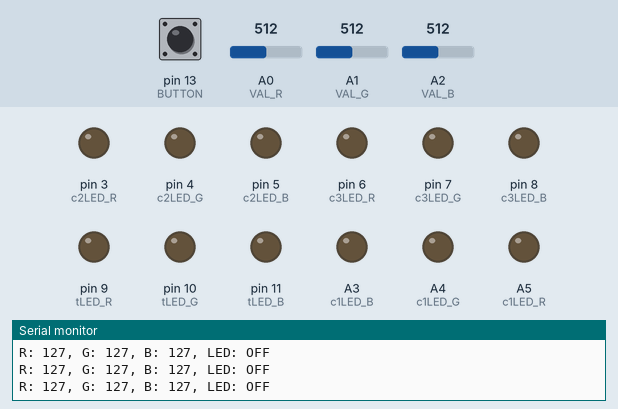
Simulated run of this sketch. Board: Arduino Uno, built with avr-gcc and run on an emulated ATmega328P. Shown: output pins drawn as LEDs (lit = HIGH), the last lines printed to the serial monitor. Inputs (shaded band) come from the test bench; at power-on: pin 13 (BUTTON) HIGH, A0 (VAL_R) = 512, A1 (VAL_G) = 512, A2 (VAL_B) = 512.

Above: at 1.2 s.
1.3 s: pin 13 (BUTTON) pulled LOW for 0.15 s
At 2.4 s:
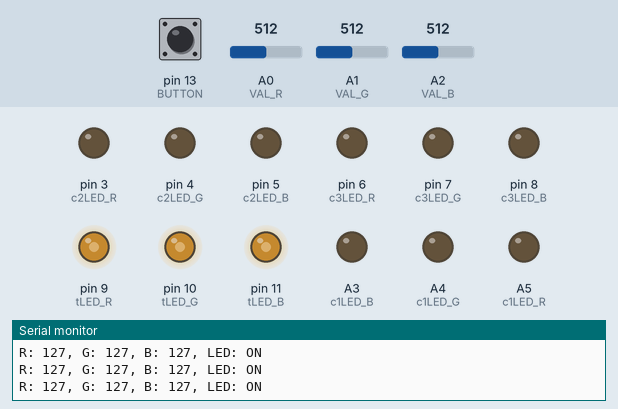
2.9 s: A0 (VAL_R) set to 122
At 3.4 s:
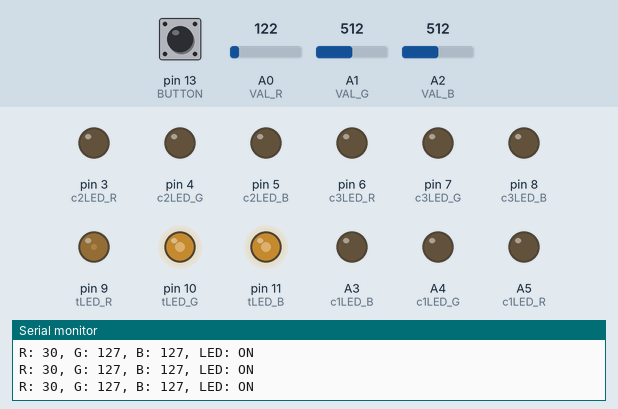
4.4 s: A1 (VAL_G) set to 514
At 5.6 s:
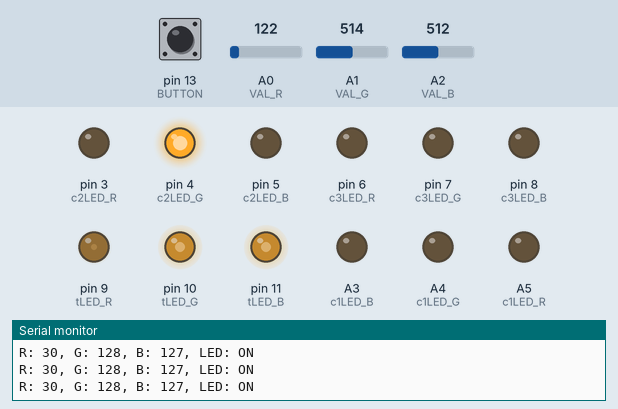
5.9 s: A2 (VAL_B) set to 122
At 6.6 s:
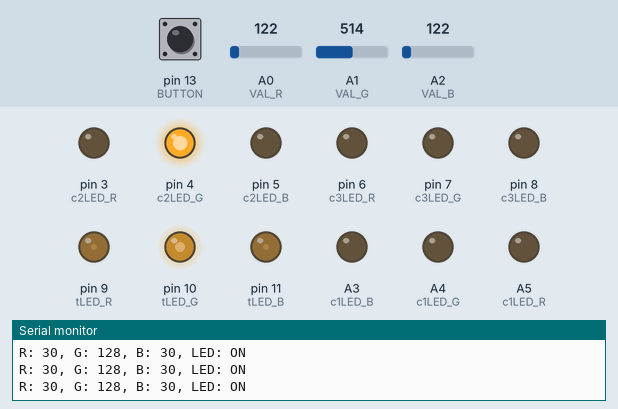
7.4 s: A0 (VAL_R) set to 0
At 8.3 s:
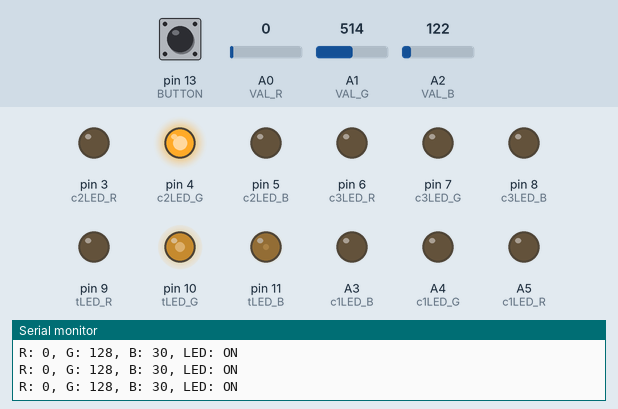
8.9 s: A2 (VAL_B) set to 0
At 9.3 s:
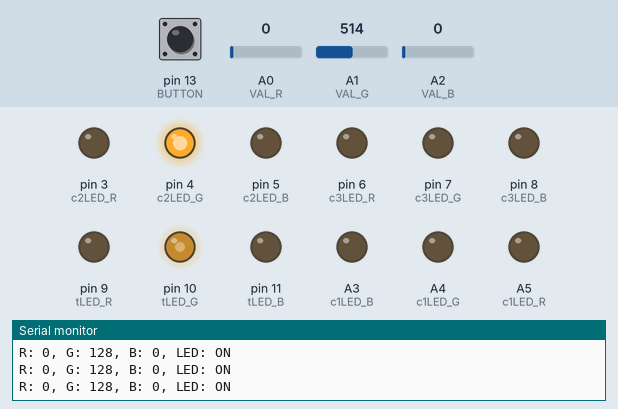
Timing chart, 0 to 11.4 s (numbered marks = the images above; inputs shaded):
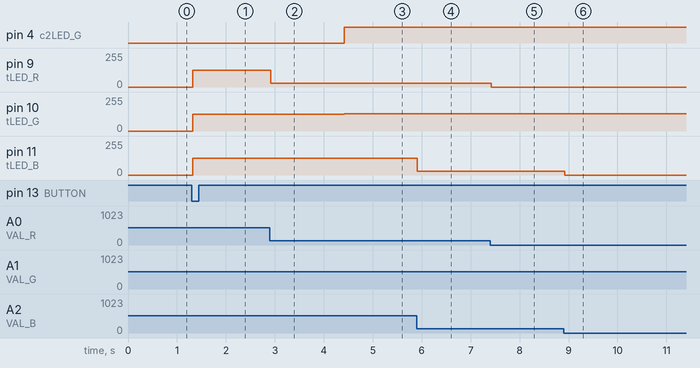

The sketch:

sketch_may28a.ino
```cpp
// RGB LED 가변저항 제어 코드
// 가변저항 3개로 RGB 값을 조절하고 버튼으로 LED 켜기

// 핀 정의
const int VAL_R = A0;    // R값을 위한 가변저항
const int VAL_G = A1;    // G값을 위한 가변저항
const int VAL_B = A2;    // B값을 위한 가변저항

const int c1LED_R = A5;     // R 제어용 RGB LED의 R핀
const int c1LED_G = A4;    // R 제어용RGB LED의 G핀
const int c1LED_B = A3;    // R 제어용RGB LED의 B핀

const int c2LED_R = 3;     // G 제어용 RGB LED의 R핀
const int c2LED_G = 4;    // G 제어용 RGB LED의 G핀
const int c2LED_B = 5;    // G 제어용 RGB LED의 B핀

const int c3LED_R = 6;     // B 제어용 RGB LED의 R핀
const int c3LED_G = 7;    // B 제어용 RGB LED의 G핀
const int c3LED_B = 8;    // B 제어용 RGB LED의 B핀

const int tLED_R = 9;     // 조색 RGB LED의 R핀
const int tLED_G = 10;    // 조색 RGB LED의 G핀
const int tLED_B = 11;    // 조색 RGB LED의 B핀

const int BUTTON = 13;   // 조색 버튼 핀

// 변수 정의
int redValue = 0; // R
int greenValue = 0; // G
int blueValue = 0; // B

int ctrl1r = 0; // R 제어용 LED
int ctrl1g = 0;
int ctrl1b = 0;
int ctrl2r = 0; // G 제어용 LED
int ctrl2g = 0;
int ctrl2b = 0;
int ctrl3r = 0; // B 제어용 LED
int ctrl3g = 0;
int ctrl3b = 0;
bool buttonPressed = false;
bool lastButtonState = false;
bool ledOn = false;

void setup() {
  // 핀 모드 설정
  pinMode(tLED_R, OUTPUT);
  pinMode(tLED_G, OUTPUT);
  pinMode(tLED_B, OUTPUT);
  pinMode(c1LED_R, OUTPUT); // R ctrl
  pinMode(c1LED_G, OUTPUT);
  pinMode(c1LED_B, OUTPUT);
  pinMode(c2LED_R, OUTPUT); // G ctrl
  pinMode(c2LED_G, OUTPUT);
  pinMode(c2LED_B, OUTPUT);
  pinMode(c3LED_R, OUTPUT); // B ctrl
  pinMode(c3LED_G, OUTPUT);
  pinMode(c3LED_B, OUTPUT);
  pinMode(BUTTON, INPUT_PULLUP);  // 내부 풀업 저항 사용

  // (디버깅)시리얼 통신 시작
  Serial.begin(9600);

  // LED 초기화
  analogWrite(tLED_R, 0); // TOTAL
  analogWrite(tLED_G, 0);
  analogWrite(tLED_B, 0);
  analogWrite(c1LED_R, 0); // R ctrl
  analogWrite(c1LED_G, 0);
  analogWrite(c1LED_B, 0);
  analogWrite(c2LED_R, 0); // G ctrl
  analogWrite(c2LED_G, 0);
  analogWrite(c2LED_B, 0);
  analogWrite(c3LED_R, 0); // B ctrl
  analogWrite(c3LED_G, 0);
  analogWrite(c3LED_B, 0);
}

void loop() {
  // 가변저항 값 읽기 (0-1023)
  int potR = analogRead(VAL_R);
  int potG = analogRead(VAL_G);
  int potB = analogRead(VAL_B);

  // 0-1023 값을 0-255 값으로 변환 (PWM 범위)
  redValue = map(potR, 0, 1023, 0, 255);
  greenValue = map(potG, 0, 1023, 0, 255);
  blueValue = map(potB, 0, 1023, 0, 255);

  analogWrite(c1LED_R, redValue);
  analogWrite(c2LED_G, greenValue);
  analogWrite(c3LED_B, blueValue);

  // 버튼 상태 읽기 (풀업 저항 사용으로 LOW가 눌린 상태)
  bool currentButtonState = digitalRead(BUTTON);

  // 버튼이 눌렸을 때 (falling edge 감지)
  if (lastButtonState == HIGH && currentButtonState == LOW) {
    ledOn = !ledOn;  // LED 상태 토글
    delay(25);       // 디바운싱
  }

  lastButtonState = currentButtonState;

  // LED 제어
  if (ledOn) {
    // 버튼이 눌려있을 때 조합된 RGB 값으로 LED 켜기
    analogWrite(tLED_R, redValue);
    analogWrite(tLED_G, greenValue);
    analogWrite(tLED_B, blueValue);

  } else {
    // 버튼이 안 눌려있을 때 LED 끄기
    analogWrite(tLED_R, 0);
    analogWrite(tLED_G, 0);
    analogWrite(tLED_B, 0);
  }

  // 시리얼 모니터로 현재 값 출력 (디버깅용)
  Serial.print("R: ");
  Serial.print(redValue);
  Serial.print(", G: ");
  Serial.print(greenValue);
  Serial.print(", B: ");
  Serial.print(blueValue);
  Serial.print(", LED: ");
  Serial.println(ledOn ? "ON" : "OFF");

  delay(25);  // 안정성을 위한 딜레이
}
```

Measured:
- the behaviour switches between 513 and 514 on A1 (VAL_G) (found by bisection; images 2 and 3)
- after the input at 1.3 s, pin 9 (tLED_R), pin 10 (tLED_G), pin 11 (tLED_B): 0/255 → 127/255 at once
- after the input at 2.9 s, pin 9 (tLED_R): 127/255 → 30/255 at once
- after the input at 4.4 s, pin 4 (c2LED_G): LOW → HIGH at once; pin 10 (tLED_G): 127/255 → 128/255 at once
- after the input at 5.9 s, pin 11 (tLED_B): 127/255 → 30/255 at once
- after the input at 7.4 s, pin 9 (tLED_R): 30/255 → 0/255 at once
- after the input at 8.9 s, pin 11 (tLED_B): 30/255 → 0/255 at once
